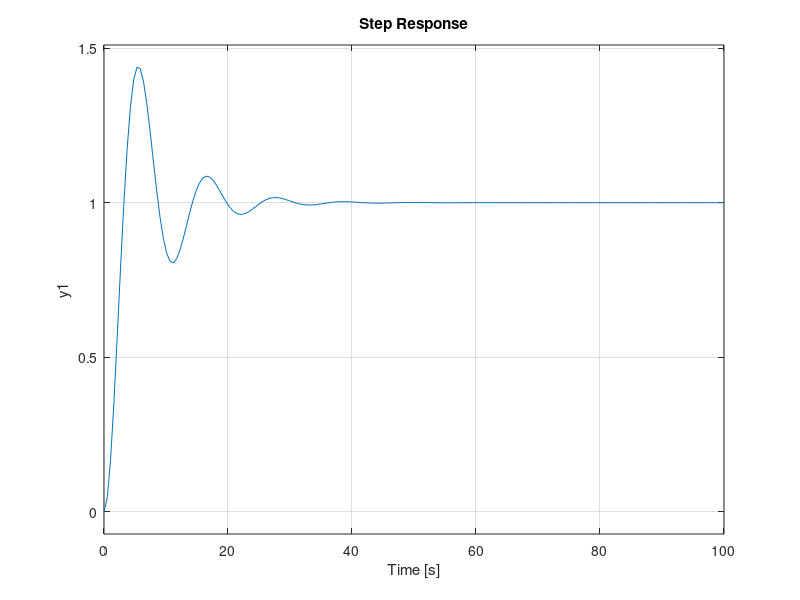

Source code (MATLAB): (Note: this script raises an error after producing the figure.)
% Fatemeh Moghadasian - 401129050
% Optimization Methods_project FALL 2023-24
clc; clear all; close all;

% Parameters
rho = 1.05;             % Air density (kg/m^3)
s = 0.09;               % Wing area (m^2)
b = 0.914;              % Wing span (m)
c = 0.01;               % Middle chord line (m)
I_xx = 0.16;            % Roll angle moment of inertia
c_lp = -0.15;           % Dimensionless coefficient for roll angle
c_ldeltaa = 0.005;      % Dimensionless coefficient for ailerons movement
v = 16;                 % Velocity (m/s)

% Aerodynamic coefficients
L_p = ((rho * s * v * b^2) / (4 * I_xx)) * c_lp;
L_deltaa = ((rho * s * v^2 * b) / (2 * I_xx)) * c_ldeltaa;

% Simulation time
t_sim = 100;

% transfer function of system 
G = tf([L_deltaa], [1, -L_p, 0]);
Gf = feedback(G, 1);
figure(1)
step(Gf, t_sim);
grid on;
hold on

% PSO parameters
itr = 100;
N =300;
c1 = 2;                 % Cognitive coefficient
c2 = 2;                 % Social coefficient
wmax = 0.99;
wmin = 0.4;
var = 3;
lb = 0;                 % Lower bound
ub =10;               % Upper bound
c_cf = 0;

% Reference
r_s = 1;

% Initialization
for m = 1:N
    for n = 1:var
        v(m, n) = 0;    % Velocity particles
        x(m, n) = lb + rand * (ub - lb);    % Position particles
        xp(m, n) = x(m, n);
    end

    % Model parameters
    kp = x(m, 1);
    ki = x(m, 2);
    kd = x(m, 3);

    % Simulation model
    Gc = pid(kp, ki, kd);
    Gcf = feedback(Gc * G, 1);
    [y_step,t_sim] = step(Gcf, t_sim);

    % Objective function
    ffb(m) = 0;
    for m1 = 1:length(y_step)
        [settling_time, max_overshoot, SSE] = objective_functions(y_step, t_sim, r_s);
        ffb(m) = 3*settling_time + max_overshoot + 7*SSE;   
    end
end

% Find the best value
[fg, Gbest_location] = min(ffb);
xg = x(Gbest_location, :);

% Initialize variables
max_overshoot = -inf;
settling_time = -1;
control_coefficients = zeros(itr, var);
SSE = zeros(1, itr);
settling_times = zeros(1, itr);
max_overshoots = zeros(1, itr);

% PSO optimization loop
for i = 1:itr
    w = wmax - ((wmax - wmin) * i / itr);
    for m = 1:N
        for n = 1:var
            v(m, n) = (w * v(m, n)) + (c1 * rand * (xp(m, n) - x(m, n))) + (c2 * rand * (xg(n) - x(m, n))); % Update velocity
            x(m, n) = x(m, n) + v(m, n); % Update position
        end

        % Check bounds
        x(m, :) = max(min(x(m, :), ub), lb);

        % Model parameters
        kp = x(m, 1);
        ki = x(m, 2);
        kd = x(m, 3);

        % Simulation model
        Gc = pid(kp, ki, kd);
        Gcf = feedback(Gc * G, 1);
        [y_step,t_sim] = step(Gcf, t_sim); 

        % Objective functionS
        [settling_time, max_overshoot, SSE] = objective_functions(y_step, t_sim, r_s);
        ff(m) = 3*settling_time + max_overshoot + 7*SSE;

        % Compare local
        if ff(m) < ffb(m)
            ffb(m) = ff(m);
            xp(m, :) = x(m, :);
        end
    end

    % Update global best
    [Bfg, location] = min(ffb);
    if Bfg < fg
        fg = Bfg; % New global value
        xg = xp(location, :); % Position of var
    end

    c_cf = c_cf + 1;
    best_cf_pso(c_cf) = fg;
    t = 1:c_cf;
    figure(2)
    plot(t, best_cf_pso, "k", "LineWidth", 2)
    xlabel("Iteration")
    ylabel("Combined Objective")
    grid on;
    hold on

    control_coefficients(i, :) = xg;
    SSE(i) = SSE;
    settling_times(i) = settling_time;
    max_overshoots(i) = max_overshoot;
end

Min_COST = fg

% PID parameters
kp = xg(1)
ki = xg(2)
kd = xg(3)
Sum_of_Squared_Errors = SSE(end)

% Simulation model
Gc = pid(kp, ki, kd);
Gcf = feedback(Gc * G, 1);
figure(1)
step(Gcf, t_sim);
legend("System", "PID_PSO");
grid on;
[y_step,t_sim] = step(Gcf, t_sim);

[step_info, ~] = stepinfo(y_step, t_sim);
settling_time = step_info.SettlingTime; 
max_overshoot = step_info.Overshoot;
fprintf('Maximum Overshoot: %.2f%%\n', max_overshoot);
fprintf('Settling Time: %.2f\n', settling_time);

figure(3);
plot(1:itr, control_coefficients(:, 1), 'r', 'LineWidth', 1.5);
hold on;
plot(1:itr, control_coefficients(:, 2), 'g', 'LineWidth', 1.5);
plot(1:itr, control_coefficients(:, 3), 'b', 'LineWidth', 1.5);
xlabel('Iteration');
ylabel('Control Coefficients');
legend('Kp', 'Ki', 'Kd');
grid on;

% objective functions
function [settling_time, max_overshoot, SSE] = objective_functions(y_step, t_sim, r_s)
    [step_info, ~] = stepinfo(y_step, t_sim);
    settling_time = step_info.SettlingTime; 
    max_overshoot = step_info.Overshoot;
    SSE = sum((y_step - r_s).^2);
end